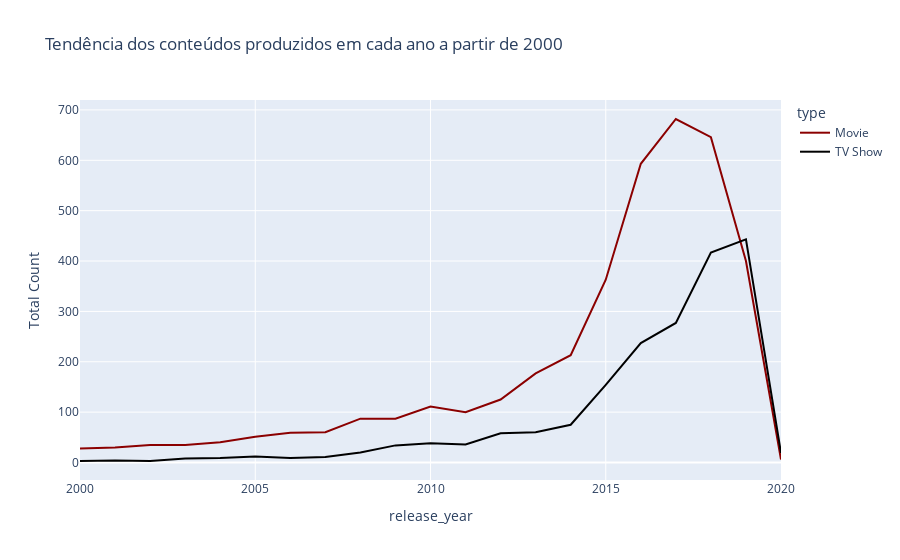

Notebook code for this chart:
### Code cell
graph = px.line(producao, x = "release_year", y="Total Count", color = "type", color_discrete_sequence=["darkred", "black"], title = ("Tendência dos conteúdos produzidos em cada ano a partir de 2000"))
graph.show()

### Figure 1 — Plotly figure (JSON) as saved in the notebook; plotly's stock layout.template omitted (floating-point values rounded to 4 significant figures)
{"data": [{"hovertemplate": "type=Movie<br>release_year=%{x}<br>Total Count=%{y}<extra></extra>", "legendgroup": "Movie", "line": {"color": "darkred", "dash": "solid"}, "marker": {"symbol": "circle"}, "mode": "lines", "name": "Movie", "orientation": "v", "showlegend": true, "type": "scatter", "x": [2000, 2001, 2002, 2003, 2004, 2005, 2006, 2007, 2008, 2009, 2010, 2011, 2012, 2013, 2014, 2015, 2016, 2017, 2018, 2019, 2020], "xaxis": "x", "y": [28, 30, 35, 35, 40, 51, 59, 60, 87, 87, 111, 100, 125, 177, 213, 363, 593, 682, 646, 400, 6], "yaxis": "y"}, {"hovertemplate": "type=TV Show<br>release_year=%{x}<br>Total Count=%{y}<extra></extra>", "legendgroup": "TV Show", "line": {"color": "black", "dash": "solid"}, "marker": {"symbol": "circle"}, "mode": "lines", "name": "TV Show", "orientation": "v", "showlegend": true, "type": "scatter", "x": [2000, 2001, 2002, 2003, 2004, 2005, 2006, 2007, 2008, 2009, 2010, 2011, 2012, 2013, 2014, 2015, 2016, 2017, 2018, 2019, 2020], "xaxis": "x", "y": [3, 4, 3, 8, 9, 12, 9, 11, 20, 34, 38, 36, 58, 60, 75, 154, 237, 277, 417, 443, 19], "yaxis": "y"}], "layout": {"legend": {"title": {"text": "type"}, "tracegroupgap": 0}, "title": {"text": "Tendência dos conteúdos produzidos em cada ano a partir de 2000"}, "xaxis": {"anchor": "y", "domain": [0, 1], "title": {"text": "release_year"}}, "yaxis": {"anchor": "x", "domain": [0, 1], "title": {"text": "Total Count"}}}}
